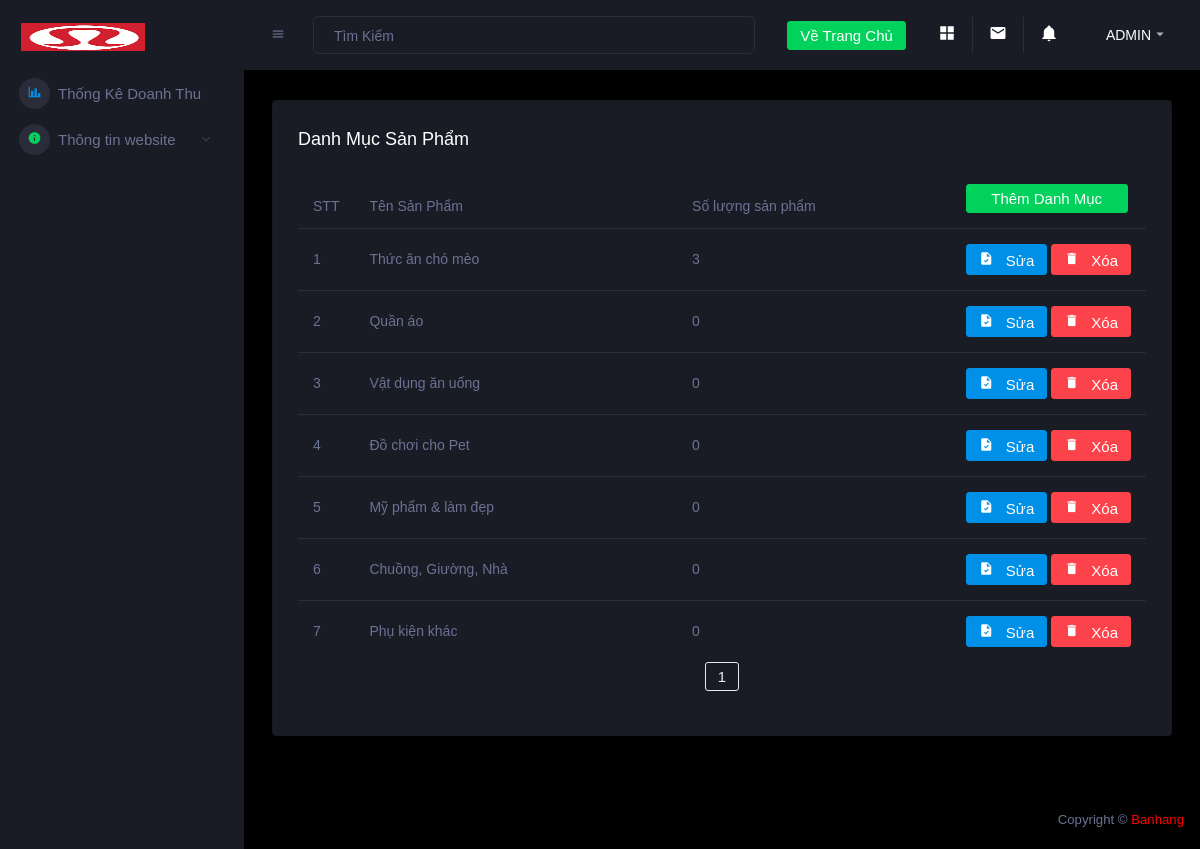
Before: /admin/category.php (signed in) with the older database file.
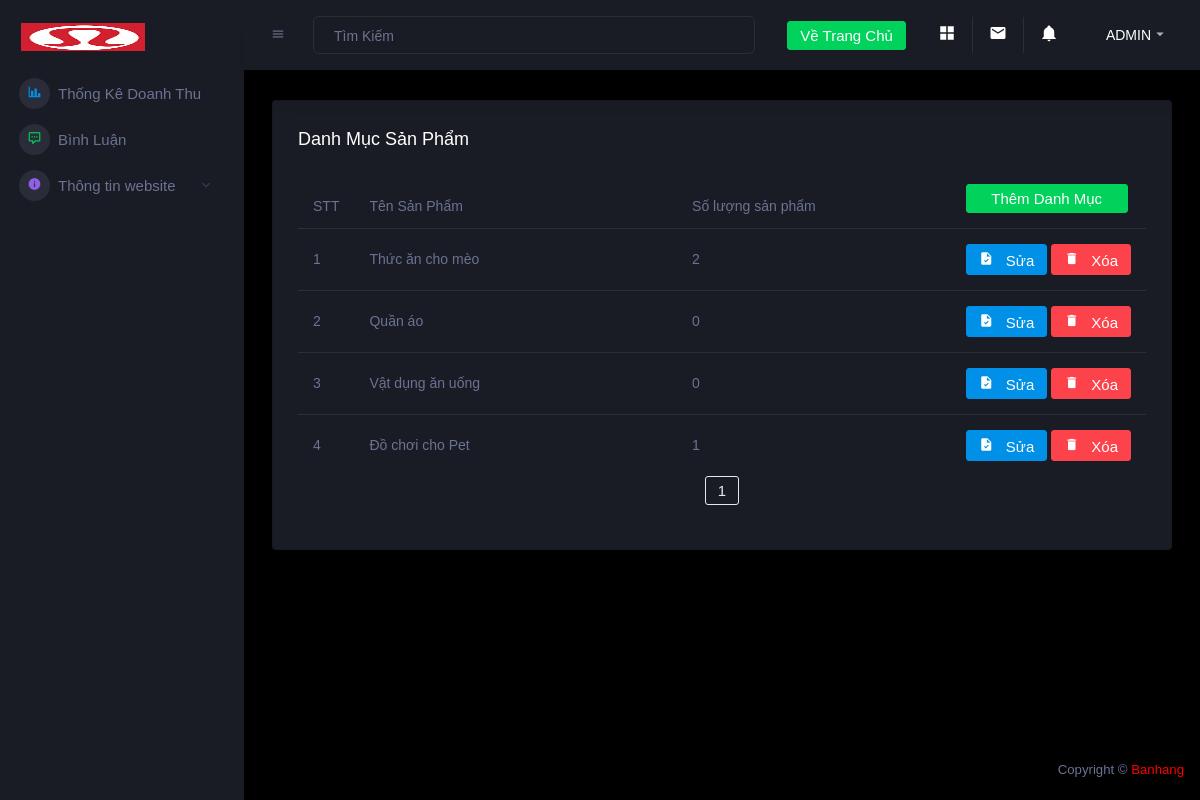
After: the same page with the newer database file.
### tables this page shows
CREATE TABLE `danhmuc` (
  `id_dm` int(11) NOT NULL,
  `danhmuc` varchar(255) NOT NULL
);

### connect.php (called while the page is built, shortened)
<?php
function selectAll($sql)
{
    $result = $GLOBALS['conn']->query($sql);
    return $result;
}
function rowCount($sql)
{
    $result =  $GLOBALS['conn']->query($sql);
    return $result->rowCount();
}

### admin/category.php (the view, shortened to what the changed rows need)
<?php
include 'header.php';
if (isset($_COOKIE["user"])) {
    $user = $_COOKIE["user"];
    foreach (selectAll("SELECT * FROM taikhoan WHERE taikhoan='$user'") as $row) {
        $permission = $row['phanquyen'];
    }
    if ($permission == 1 || $permission == 0) {
?>
        <div class="main-panel">
            <div class="content-wrapper">
                <div class="row ">
                    <div class="col-12 grid-margin">
                        <div class="card">
                            <div class="card-body">
                                <div class="table-responsive">
                                    <table class="table">
                                        <thead>
                                            <tr>
                                                <th class="addfont">STT</th>
                                                <th class="addfont" style="width: 500px">Tên Sản Phẩm</th>
                                                <th class="addfont">Số lượng sản phẩm</th>
                                                <th></th>
                                                <th></th>
                                                <th></th>
                                                <th></th>
                                                <th><a type="button" class="btn btn-success btn-fw addfont" style="width: 162px" href="addcategory.php">Thêm Danh Mục</a></th>
                                            </tr>
                                        </thead>
                                        <tbody>
                                            <?php
                                            $stt = 1;
                                            $item_per_page = !empty($_GET['per_page']) ? $_GET['per_page'] : 8;
                                            $current_page = !empty($_GET['page']) ? $_GET['page'] : 1;
                                            $offset = ($current_page - 1) * $item_per_page;
                                            $numrow = rowCount("SELECT * FROM danhmuc");
                                            $totalpage = ceil($numrow / $item_per_page);
                                            foreach (selectAll("SELECT * FROM danhmuc LIMIT $item_per_page OFFSET $offset") as $row) {
                                            ?>
                                                <tr>
                                                    <td><?= $stt++ ?></td>
                                                    <td>
                                                        <span><?= $row['danhmuc'] ?></span>
                                                    </td>
                                                    <td><?= rowCount("SELECT * FROM sanpham WHERE id_danhmuc={$row['id_dm']}") ?></td>
                                                    <td></td>
                                                    <td></td>
                                                    <td></td>
                                                    <td></td>
                                                    <td>
                                                        <a type="button" class="btn btn-primary btn-icon-text" href="editcategory.php?id=<?= $row['id_dm'] ?>">
                                                            <i class="mdi mdi-file-check btn-icon-prepend"></i> Sửa </a>
                                                        <a type="button" class="btn btn-danger btn-icon-text" href="?id=<?= $row['id_dm'] ?>" onclick="return confirm('Bạn có muốn xóa danh mục này không ?')">
                                                            <i class="mdi mdi-delete btn-icon-prepend"></i> Xóa </a>
                                                    </td>
                                                </tr>
                                            <?php
                                            }
                                            ?>
                                        </tbody>
                                    </table>
                                    <div class="col-lg-12">
                                        <div class="pageination">
                                            <nav aria-label="Page navigation example">
                                                <ul class="pagination justify-content-center">
                                                    <?php for ($num = 1; $num <= $totalpage; $num++) { ?>
                                                        <?php
                                                        if ($num != $current_page) {
                                                        ?>
                                                            <?php if ($num > $current_page - 3 && $num < $current_page + 3) { ?>
                                                                <li class="page-item"><a class="btn btn-outline-secondary" href="?per_page=<?= $item_per_page ?>&page=<?= $num ?>"><?= $num ?></a></li>
                                                            <?php } ?>
                                                        <?php
                                                        } else {
                                                        ?>
                                                            <strong class="page-item"><a class="btn btn-outline-secondary"><?= $num ?></a></strong>
                                                    <?php
                                                        }
                                                    }
                                                    ?>
                                            </nav>
                                        </div>
                                    </div>
                                </div>
                            </div>
                        </div>
                    </div>
                </div>
            </div>
    <?php
    }
}
include 'footer.php';
    ?>

### admin/header.php (shortened to what the changed rows need)
<?php
include '../connect.php';
if (isset($_COOKIE["user"])) {
  $user = $_COOKIE["user"];
  foreach (selectAll("SELECT * FROM taikhoan WHERE taikhoan='$user'") as $row) {
    $permission = $row['phanquyen'];
    $userId = $row['id'];
  }
  if ($permission == 1 || $permission == 0) {
?>
    <!DOCTYPE html>
    <html lang="en">
    <head>
      <link rel="stylesheet" href="assets/vendors/mdi/css/materialdesignicons.min.css">
      <link rel="stylesheet" href="assets/vendors/css/vendor.bundle.base.css">
      <link rel="stylesheet" href="assets/vendors/jvectormap/jquery-jvectormap.css">
      <link rel="stylesheet" href="assets/vendors/flag-icon-css/css/flag-icon.min.css">
      <link rel="stylesheet" href="assets/vendors/owl-carousel-2/owl.carousel.min.css">
      <link rel="stylesheet" href="assets/vendors/owl-carousel-2/owl.theme.default.min.css">
      <link rel="stylesheet" href="assets/css/style.css">
    </head>
    <body>
      <div class="container-scroller">
        <nav class="sidebar sidebar-offcanvas" id="sidebar">
          <div class="sidebar-brand-wrapper d-none d-lg-flex align-items-center justify-content-center fixed-top">
            <a class="sidebar-brand brand-logo" href="index.php"><img src="assets/images/logox.png" alt="logo" /></a>
          </div>
          <ul class="nav ">
            <li class="nav-item menu-items ">
              <a class="nav-link" href="index.php">
                <span class="menu-icon">
                  <i class="mdi mdi-chart-bar"></i>
                </span>
                <span class="menu-title addfont">Thống Kê Doanh Thu</span>
              </a>
            </li>
            <?php
            $checkPermissionQuery = "SELECT * FROM taikhoan_quyen WHERE id_taikhoan = $userId AND id_quyen = 7";
            $permissionResult = rowCount($checkPermissionQuery);
            if ($permissionResult > 0 || $permission == 0) {
            ?>
              <li class="nav-item menu-items">
                <a class="nav-link" href="comment.php">
                  <span class="menu-icon">
                    <i class="mdi mdi-comment-processing-outline"></i>
                  </span>
                  <span class="menu-title addfont">Bình Luận</span>
                </a>
              </li>
            <?php
            }
            ?>
            <li class="nav-item menu-items">
              <a class="nav-link" data-toggle="collapse" href="#ui-basic" aria-expanded="false" aria-controls="ui-basic">
                <span class="menu-icon">
                  <i class="mdi mdi-information"></i>
                </span>
                <span class="menu-title addfont">Thông tin website</span>
                <i class="menu-arrow"></i>
              </a>
            </li>
          </ul>
        </nav>
        <div class="container-fluid page-body-wrapper">
          <nav class="navbar p-0 fixed-top d-flex flex-row">
            <div class="navbar-menu-wrapper flex-grow d-flex align-items-stretch">
              <button class="navbar-toggler navbar-toggler align-self-center" type="button" data-toggle="minimize">
                <span class="mdi mdi-menu"></span>
              </button>
              <ul class="navbar-nav w-100">
                <li class="nav-item w-100">
                  <form class="nav-link mt-2 mt-md-0 d-none d-lg-flex search">
                    <input type="text" class="form-control addfont text-light" name="filter" onkeyup="myFunction()" id="txtFind" style="width: 100%;" placeholder="Tìm Kiếm">
                  </form>
                </li>
              </ul>
              <ul class="navbar-nav navbar-nav-right">
                <li class="nav-item dropdown d-none d-lg-block">
                  <a class="nav-link btn btn-success create-new-button addfont" href="../index.php">Về Trang Chủ</a>
                </li>
                <li class="nav-item nav-settings d-none d-lg-block">
                  <a class="nav-link" href="#">
                    <i class="mdi mdi-view-grid"></i>
                  </a>
                </li>
                <li class="nav-item dropdown border-left">
                  <a class="nav-link count-indicator dropdown-toggle" id="messageDropdown" href="#" data-toggle="dropdown" aria-expanded="false">
                    <i class="mdi mdi-email"></i>
                  </a>
                </li>
                <li class="nav-item dropdown border-left">
                  <a class="nav-link count-indicator dropdown-toggle" id="notificationDropdown" href="#" data-toggle="dropdown">
                    <i class="mdi mdi-bell"></i>
                  </a>
                </li>
                <li class="nav-item dropdown">
                  <a class="nav-link" id="profileDropdown" href="#" data-toggle="dropdown">
                    <div class="navbar-profile">
                      <p class="mb-0 d-none d-sm-block navbar-profile-name addfont">ADMIN</p>
                      <i class="mdi mdi-menu-down d-none d-sm-block"></i>
                    </div>
                  </a>
                </li>
              </ul>
            </div>
          </nav>
      <?php
    } else {
      include '404.php';
    }
  } else {
    include '404.php';
  }
      ?>

Changed rows visible on the page:
removed danhmuc: danhmuc "Mỹ phẩm & làm đẹp", id_dm "0"
removed danhmuc: danhmuc "Chuồng, Giường, Nhà", id_dm "0"
removed danhmuc: danhmuc "Phụ kiện khác", id_dm "0"
changed danhmuc: danhmuc "Thức ăn chó mèo" → "Thức ăn cho mèo"; id_dm "3" → "2"
computed for danhmuc "Đồ chơi cho Pet": id_dm "0" → "1"
Other visible differences:
text now shown: "Bình Luận"
